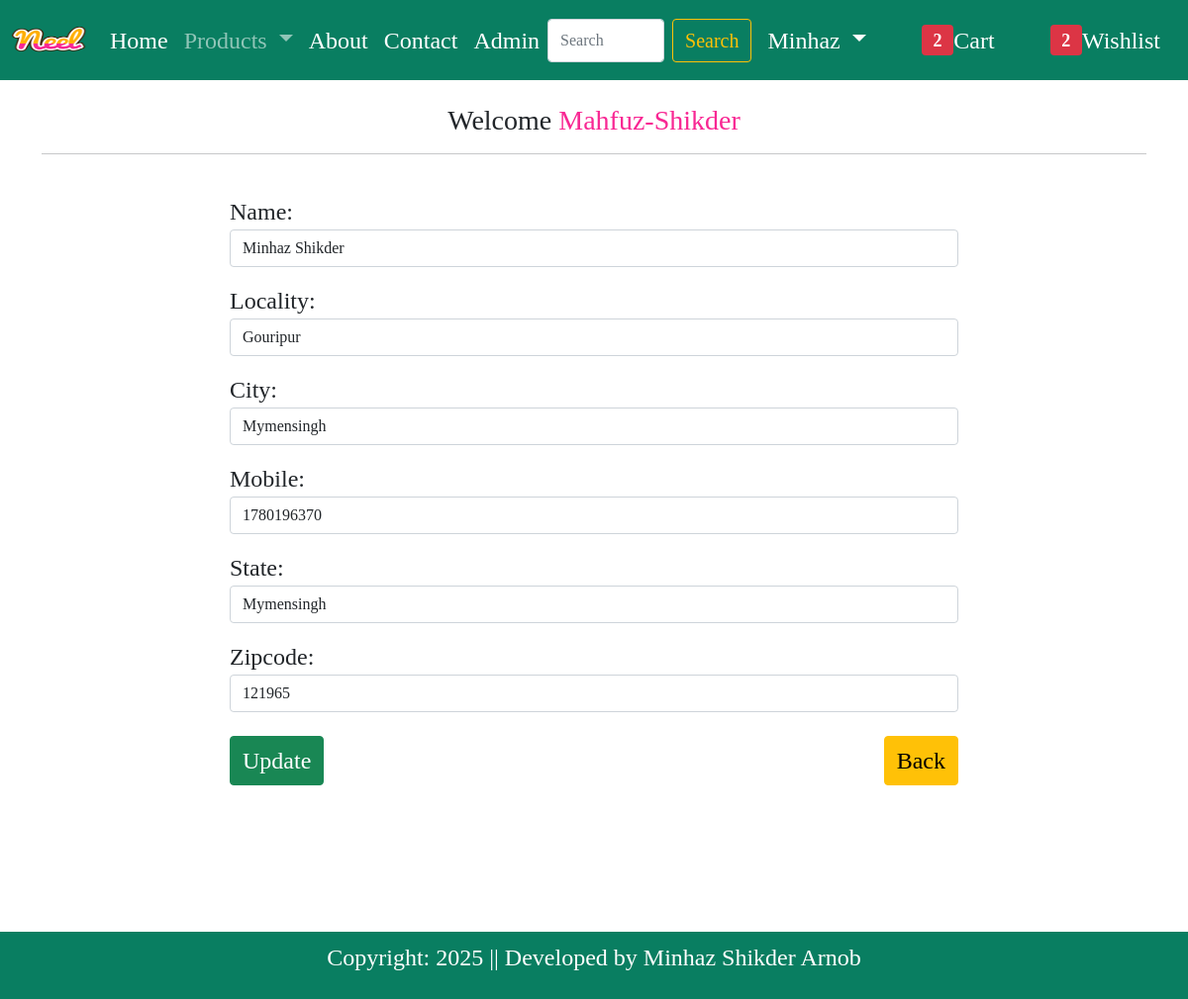
The app's page /updateAddress/2 (signed in) with its own data.
### arnob/models.py (models this page shows, shortened)
class Customer(models.Model):
    user = models.ForeignKey(User,on_delete=models.CASCADE)
    name = models.CharField(max_length=200)
    locality = models.CharField(max_length=200)
    city = models.CharField(max_length=50)
    mobile = models.IntegerField(default=0)
    zipcode = models.IntegerField()
    state = models.CharField(choices=District_choices,max_length=100)

### arnob/views.py (the view, shortened to what this page needs)
# urls.py: path('updateAddress/<int:pk>',views.updateAddress.as_view(),name='updateAddress'),
@method_decorator(login_required,name='dispatch')
class updateAddress(View):
    def get(self,request,pk):
        add = Customer.objects.get(pk=pk)
        form = CustomerProfileForm(instance=add)
        totalitem = 0
        wishitem = 0
        if request.user.is_authenticated:
            totalitem = len(Cart.objects.filter(user=request.user))
            wishitem = len(Wishlist.objects.filter(user=request.user))
        return render(request,'arnob/updateAddress.html',locals())

### arnob/forms.py
class CustomerProfileForm(forms.ModelForm):
    class Meta:
        model = Customer
        fields = ['name','locality','city','mobile','state','zipcode']
        widgets={
            'name':forms.TextInput(attrs={'class':'form-control'}),
            'locality':forms.TextInput(attrs={'class':'form-control'}),
            'city':forms.TextInput(attrs={'class':'form-control'}),
            'mobile':forms.NumberInput(attrs={'class':'form-control'}),
            'state':forms.Select(attrs={'class':'form-control'}),
            'zipcode':forms.NumberInput(attrs={'class':'form-control'}),
        }

### arnob/templates/arnob/updateAddress.html (shortened to what this page needs)
{% extends "arnob/base.html" %}
{% load static %}
{% block main_content %}
<div class="container mt-4">
    <div class="row justify-content-center text-center">
        <div class="col-12 mb-4" style="font-family: Georgia, serif;">
            <h3>
                Welcome
                <span class="text-capitalize" style="color:#f82793">
                    {{ request.user }}
                </span>
            </h3><hr>
        </div>
        <div class="col-sm-8 fs-4" style="font-family: Georgia, serif;">
            <form action="" method="post">
                {% for fm in form %}
                    <div class="mb-3 text-start">
                        {{ fm.label_tag }} {{ fm }}
                    </div>
                {% endfor %}
                <div class="d-flex justify-content-between gap-3 mt-4">
                    <button type="submit" class="btn btn-success fs-4">
                        Update
                    </button>
                    <a href="{% url 'address' %}" class="btn btn-warning fs-4">
                        Back
                    </a>
                </div>
            </form>
        </div>
    </div>
</div>
{% endblock main_content %}

### records on screen
Customer: form "Minhaz Shikder" "Gouripur" "Mymensingh" "1780196370" "Mymensingh" "121965"

### other values on screen
{{ totalitem }} "2"
{{ wishitem }} "2"
{{ request.user }} "Mahfuz-Shikder"
{{ fm.label_tag }} "Name:" "Locality:" "City:" "Mobile:" "State:" "Zipcode:"
